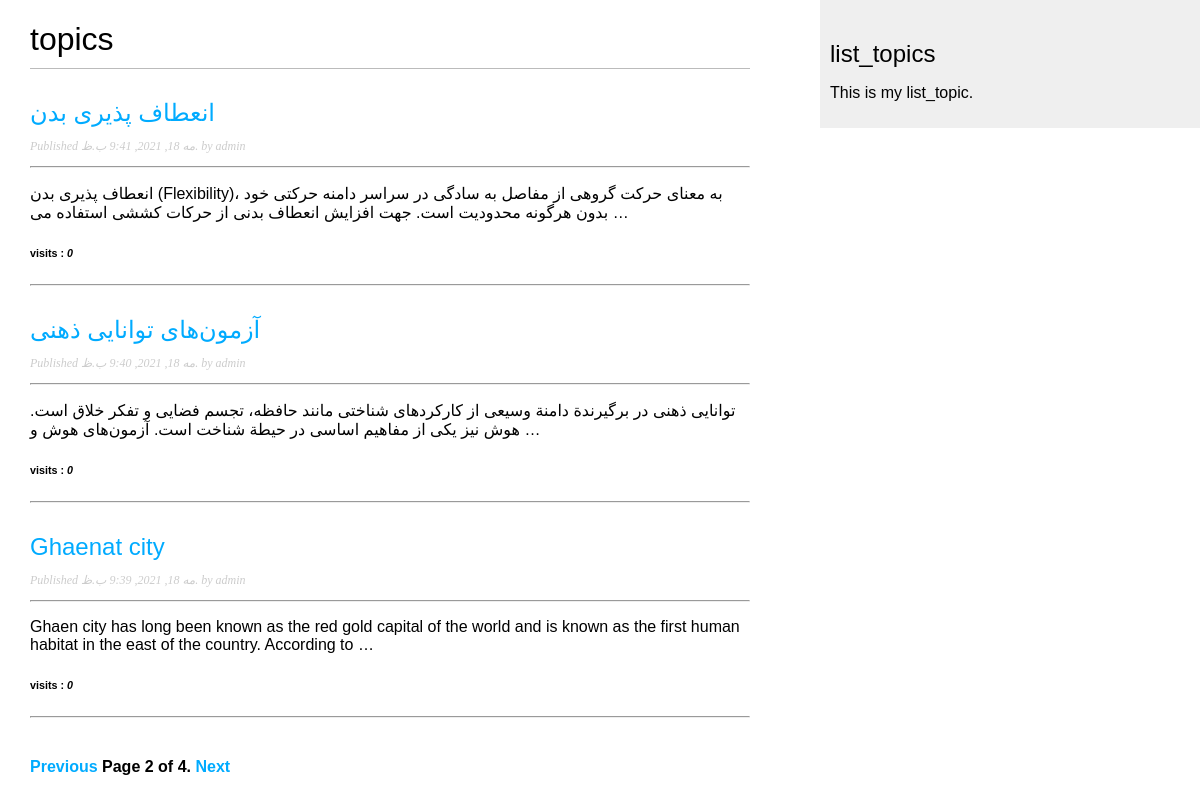
/list_topic/?page=2, run on the app's committed database.
### list_topic/models.py (models this page shows, shortened)
class Post(models.Model):
    STATUS_CHOICES = (
        ('draft', 'Draft'),
        ('published', 'Published'),
    )
    Research_title = models.CharField(max_length=250)
    slug = models.SlugField(max_length=250, unique_for_date='publish')
    author = models.ForeignKey(User, on_delete=models.CASCADE, related_name='blog_posts')
    Research_content = models.TextField()
    mail = models.CharField(max_length = 50)
    publish = models.DateTimeField(default=timezone.now)
    created = models.DateTimeField(auto_now_add=True)
    updated = models.DateTimeField(auto_now=True)
    status = models.CharField(max_length=10, choices=STATUS_CHOICES, default='draft')
    visits = models.PositiveIntegerField(default=0)
    class Meta:
        ordering = ('-publish',)
    class Post1(models.Model):
        def get_absolute_url(self):
            return reverse('list_topic:post_detail',
                        args=[self.publish.year, self.publish.month, self.publish.day, self.slug])

### list_topic/views.py (the view)
# urls.py: path('', post_list, name='post_list'),
def post_list(request):
    object_list = Post.objects.filter(status = 'published' )
    paginator = Paginator(object_list, 3)  #3 posts in each page
    page = request.GET.get('page')
    try:
        posts = paginator.page(page)
    except PageNotAnInteger:
        posts = paginator.page(1)
    except EmptyPage:
        posts = paginator.page(paginator.num_pages)
    return render(request, 'list_topic/post/list.html',
                            {'page': page,
                            'posts': posts})

### list_topic/templates/list_topic/post/list.html (shortened to what this page needs)
{% extends "list_topic/base.html" %}
{% block content %}
<h1> topics</h1>
{% for post in posts %}
<h2>
    <a href="{{ post.get_absolute_url }}">
        {{ post.Research_title}}
    </a>
</h2>
<p class="date">
    Published {{ post.publish }} by {{ post.author }}
</p>
<hr>
{{ post.Research_content|truncatewords:30|linebreaks }}
<h6>visits : <b><i> {{post.visits}} </i></b></h6>
<hr>
{%endfor %}
{% include "pagination.html" with page=posts %}
{% endblock %}

### list_topic/static/css/list_topic.css (style rules this page uses)
body { margin:0; padding:0; font-family:helvetica, sans-serif; }
a { color:#00abff; text-decoration:none; }
h1 { font-weight:normal; border-bottom:1px solid #bbb; padding:0 0 10px 0; }
h2 { font-weight:normal; margin:30px 0 0; }
p.date { color:#ccc; font-family: georgia, serif; font-size: 12px; font-style: italic; }

### data on the page
Post: Research_title "انعطاف پذیری بدن", publish "مه 18, 2021, 9:41 ب.ظ.", author "admin", Research_content "انعطاف پذیری بدن (Flexibility)، به معنای حرکت گروهی از مفاصل به سادگی در سراسر دامنه حرکتی خود بدون هرگونه محدودیت است. جهت افزایش انعطاف بدنی از حرکات کششی استفاده می …", visits "0"
Post: Research_title "آزمون‌های توانایی ذهنی", publish "مه 18, 2021, 9:40 ب.ظ.", author "admin", Research_content "توانایی ذهنی در برگیرندة دامنة وسیعی از کارکردهای شناختی مانند حافظه، تجسم فضایی و تفکر خلاق است. هوش نیز یکی از مفاهیم اساسی در حیطة شناخت است. آزمون‌های هوش و …", visits "0"
Post: Research_title "Ghaenat city", publish "مه 18, 2021, 9:39 ب.ظ.", author "admin", Research_content "Ghaen city has long been known as the red gold capital of the world and is known as the first human habitat in the east of the country. According to …", visits "0"

### other printed values
{{ page.number }} "2"
{{ page.paginator.num_pages }} "4"
